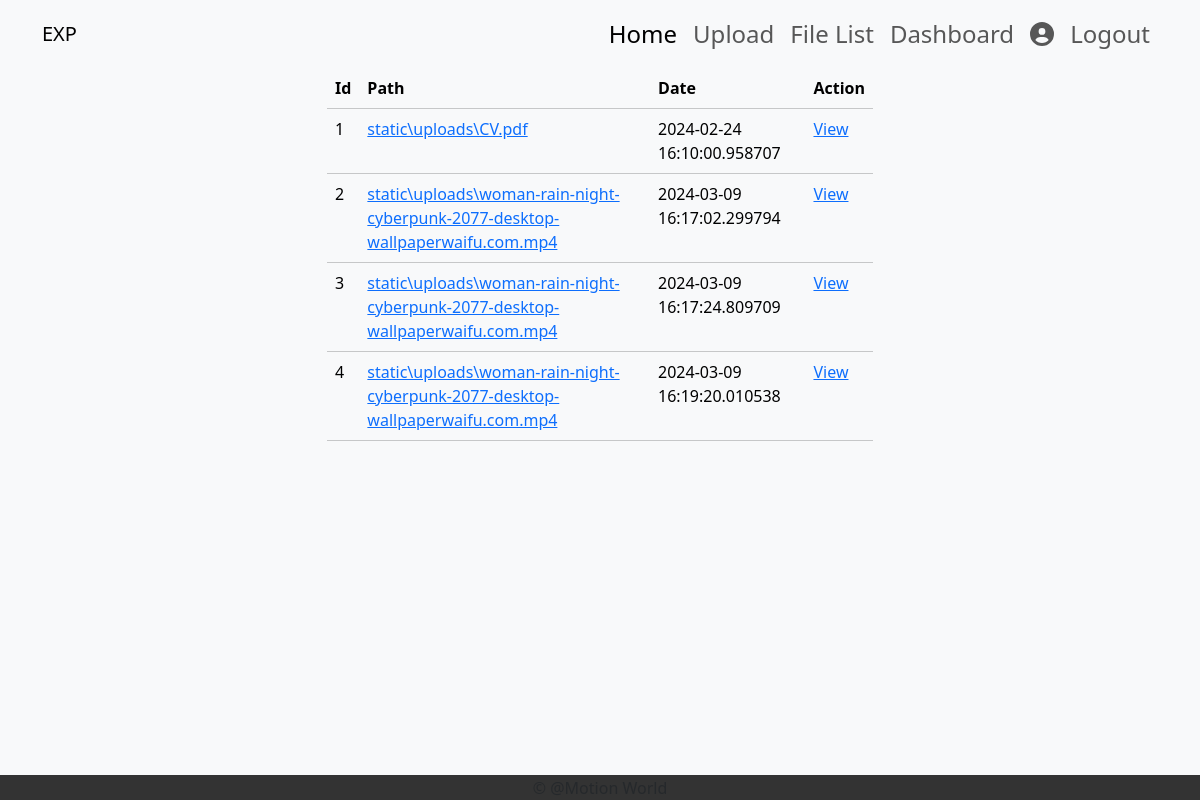
/file/list (signed in), run on the app's committed database.
### database.py (models this page shows, shortened)
class File(Base):
    __tablename__ = 'files'
    id = Column(Integer, primary_key=True)
    path = Column(String(255), nullable=False)
    user_id = Column(Integer, ForeignKey('users.id'))
    created_at = Column(DateTime, default=datetime.now)

### app.py (the view)
@app.route('/file/list', methods=['GET', 'POST'])
def file_list():
    db = open_db()
    files = db.query(File).all()
    return render_template('display_list.html', files=files)

### database.py (called while the page is built)
def open_db():
    engine = create_engine('sqlite:///project.db', echo=True)
    session = sessionmaker(bind=engine)
    return session()

### templates/display_list.html
{% extends 'layout/base.html' %}
{% block content %}
<div class="container">
    <div class="row">
        <div class="col-6 mx-auto">
            <div class="table-responsive">
                <table class="table table-light">
                    <thead>
                        <tr>
                            <th scope="col">Id</th>
                            <th scope="col">Path</th>
                            <th scope="col">Date</th>
                            <th scope="col">Action</th>
                        </tr>
                    </thead>
                    <tbody>
                        {% for file in files %}
                        <tr>
                            <td>{{ file.id }}</td>
                            <td><a href="/file/{{file.id}}/view">{{file.path}}</a></td>
                            <td>{{ file.created_at }}</td>
                            <td><a href="/file/{{file.id}}/view">View</a></td>
                        </tr>
                        {% endfor %}
                    </tbody>
                </table>
            </div>
        </div>
    </div>
</div>
{% endblock %}

### templates/layout/base.html (style rules this page uses)
body { background-color: #f8f9fa; }

### data on the page
File: id "1", path "static\\uploads\\CV.pdf", created_at "2024-02-24 16:10:00.958707"
File: id "2", path "static\\uploads\\woman-rain-night-cyberpunk-2077-desktop-wallpaperwaifu.com.mp4", created_at "2024-03-09 16:17:02.299794"
File: id "3", path "static\\uploads\\woman-rain-night-cyberpunk-2077-desktop-wallpaperwaifu.com.mp4", created_at "2024-03-09 16:17:24.809709"
File: id "4", path "static\\uploads\\woman-rain-night-cyberpunk-2077-desktop-wallpaperwaifu.com.mp4", created_at "2024-03-09 16:19:20.010538"
